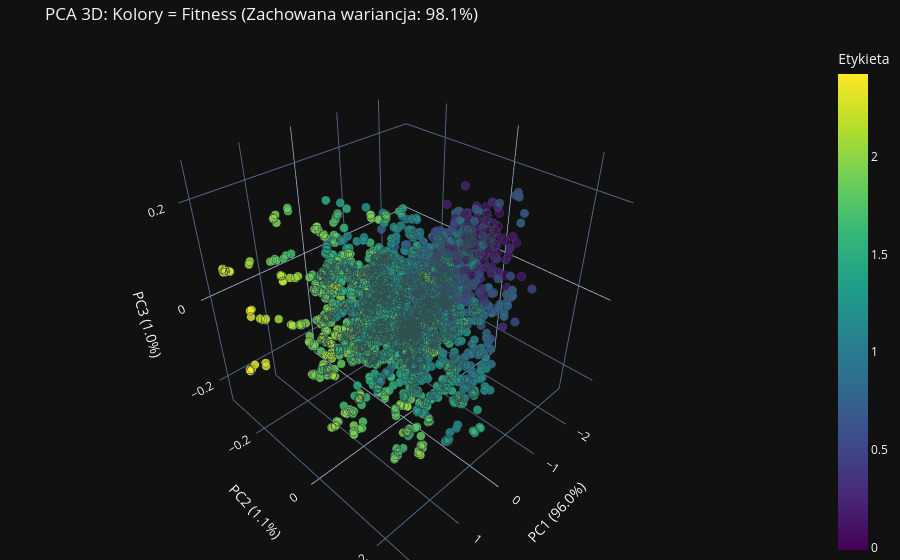

The code cell stored with this chart in its notebook:
### Markdown cell above
## PCA 3D

### Code cell
def visualize_pca_3d_interactive(latent_vectors, labels, title="Interaktywne PCA 3D"):
    if isinstance(latent_vectors[0], torch.Tensor):
        z_matrix = torch.stack(latent_vectors).detach().cpu().numpy()
    else:
        z_matrix = np.array(latent_vectors)

    labels = np.array(labels)
    assert len(z_matrix) == len(labels), "Liczba wektorów i etykiet musi być identyczna!"

    pca = PCA(n_components=3)
    z_pca = pca.fit_transform(z_matrix)
    exp_var = pca.explained_variance_ratio_ * 100

    hover_texts = [f"Wartość: {lbl:.3f}" if isinstance(lbl, float) else f"Wartość: {lbl}" for lbl in labels]

    df = pd.DataFrame({
        'PC1': z_pca[:, 0],
        'PC2': z_pca[:, 1],
        'PC3': z_pca[:, 2],
        'Etykieta': labels,
        'Szczegóły': hover_texts
    })

    fig = px.scatter_3d(
        df,
        x='PC1',
        y='PC2',
        z='PC3',
        color='Etykieta',          # Kolorowanie na podstawie przekazanych etykiet (np. fitness)
        hover_name='Szczegóły',    # Tekst pojawiający się po najechaniu myszką
        title=f'{title} (Zachowana wariancja: {sum(exp_var):.1f}%)',
        labels={
            'PC1': f'PC1 ({exp_var[0]:.1f}%)',
            'PC2': f'PC2 ({exp_var[1]:.1f}%)',
            'PC3': f'PC3 ({exp_var[2]:.1f}%)'
        },
        color_continuous_scale='Viridis', # Ładna i czytelna mapa kolorów
        opacity=0.85
    )

    fig.update_traces(marker=dict(size=5, line=dict(width=1, color='DarkSlateGrey')))

    fig.update_layout(margin=dict(l=0, r=0, b=0, t=40))

    fig.show()

visualize_pca_3d_interactive(latent_vectors, labels, title="PCA 3D: Kolory = Fitness")

### Figure 1 — Plotly figure (JSON) as saved in the notebook; plotly's stock layout.template omitted (floating-point values rounded to 4 significant figures; data arrays with more than 128 entries replaced by an {"elided": "..."} marker saying what was removed)
{"data": [{"hovertemplate": "<b>%{hovertext}</b><br><br>PC1 (96.0%)=%{x}<br>PC2 (1.1%)=%{y}<br>PC3 (1.0%)=%{z}<br>Etykieta=%{marker.color}<extra></extra>", "hovertext": {"elided": "3000 str values"}, "legendgroup": "", "marker": {"color": {"elided": "3000 float values"}, "coloraxis": "coloraxis", "opacity": 0.85, "symbol": "circle", "line": {"color": "DarkSlateGrey", "width": 1}, "size": 5}, "mode": "markers", "name": "", "scene": "scene", "showlegend": false, "x": {"elided": "3000 float values"}, "y": {"elided": "3000 float values"}, "z": {"elided": "3000 float values"}, "type": "scatter3d"}], "layout": {"scene": {"domain": {"x": [0.0, 1.0], "y": [0.0, 1.0]}, "xaxis": {"title": {"text": "PC1 (96.0%)"}}, "yaxis": {"title": {"text": "PC2 (1.1%)"}}, "zaxis": {"title": {"text": "PC3 (1.0%)"}}}, "coloraxis": {"colorbar": {"title": {"text": "Etykieta"}}, "colorscale": [[0.0, "#440154"], [0.1111, "#482878"], [0.2222, "#3e4989"], [0.3333, "#31688e"], [0.4444, "#26828e"], [0.5556, "#1f9e89"], [0.6667, "#35b779"], [0.7778, "#6ece58"], [0.8889, "#b5de2b"], [1.0, "#fde725"]], "autocolorscale": false}, "legend": {"tracegroupgap": 0}, "title": {"text": "PCA 3D: Kolory = Fitness (Zachowana wariancja: 98.1%)"}, "margin": {"l": 0, "r": 0, "b": 0, "t": 40}}}
